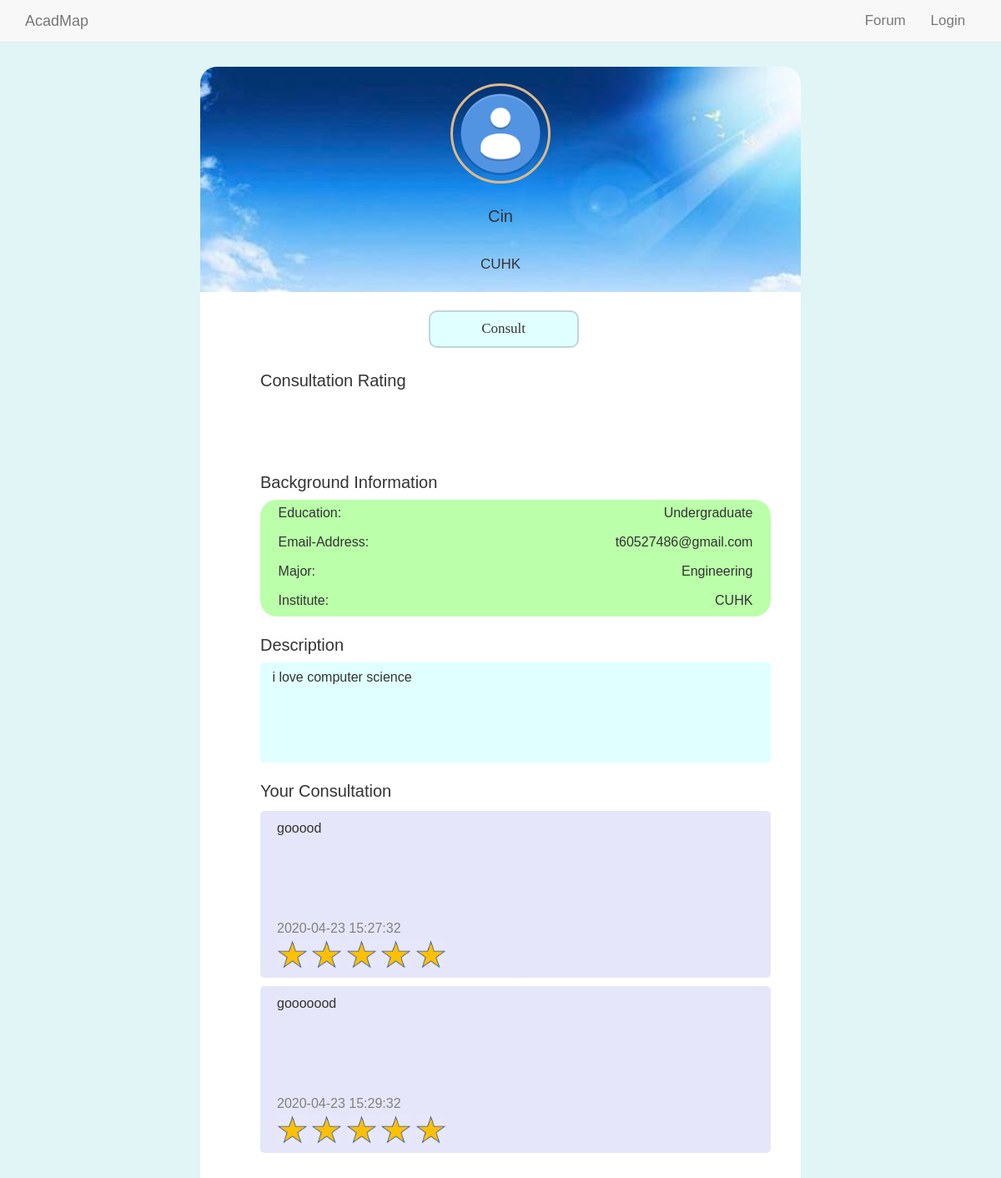
Page /forum_related/othersprofile.php?uid=7 on the committed database.
### tables this page shows
CREATE TABLE `user_profile` (
  `user_id` int(8) UNSIGNED NOT NULL,
  `username` varchar(16) NOT NULL,
  `personal_picture` varchar(200) DEFAULT NULL,
  `education_level` varchar(64) NOT NULL,
  `personal_description` text NOT NULL,
  `major` varchar(120) NOT NULL,
  `user_level` varchar(15) NOT NULL DEFAULT 'member',
  `institute` varchar(40) DEFAULT NULL,
  `consult_rating` double NOT NULL DEFAULT 0,
  `cvv` int(3) DEFAULT NULL,
  `expire_yr` int(4) DEFAULT NULL,
  `expire_mth` int(2) DEFAULT NULL,
  `cardnumber` varchar(17) DEFAULT NULL,
  `cardname` varchar(20) DEFAULT NULL
);

CREATE TABLE `user` (
  `user_id` int(8) UNSIGNED NOT NULL,
  `username` varchar(16) NOT NULL,
  `password` varchar(16) NOT NULL,
  `verify_code` varchar(8) NOT NULL DEFAULT 'pokemon!',
  `email_address` varchar(320) NOT NULL
);

CREATE TABLE `consultation_comment` (
  `user_id` int(8) NOT NULL,
  `author_id` int(8) NOT NULL,
  `score` int(1) NOT NULL,
  `comments` text NOT NULL,
  `comment_date` timestamp NOT NULL DEFAULT current_timestamp()
);

### forum_related/othersprofile.php (the view, shortened to what this page needs)
<!DOCTYPE html>
<html>
<head>
  <link rel="stylesheet" href="../css/bootstrap.min.css">
  <link rel="stylesheet" href="../css/main.css">
    <link rel="stylesheet" href="../css/post.css">
  <link rel="stylesheet" href="../css/profile.css">
	</head>
	<body>
		<div style="background-color: #e1f5f7">
		<div class="space1"></div>
		<?php
			include("../navbar.php");
			$uid = $_GET['uid'];
			$servername = "localhost";
			$username = "root";
			$password = "";
			$conn = new mysqli($servername, $username, $password, 'AcadMap');
			$commentsql = "SELECT * FROM user_profile WHERE user_id=$uid";
			$commentResult = mysqli_query($conn,$commentsql);
			$Commentinfo = mysqli_fetch_array($commentResult);
			echo "<div class='top1'><div class='circle1'></div>
				<div class='username1'>".$Commentinfo['username']."</div>
				<div class='institute1'>".$Commentinfo['institute']."</div>
				</div>";
		?>
		<div class="content1">
			<?php
				  if(isset($_SESSION["signed_in"])){
					  echo '<form id="myBtn" action="buildcroom.php" class="form-container">
								<input class="consult1"  type="submit" value="Consult">
							</form>';
				  }
				  else{
						echo '<input class="consult1" type="submit" value="Consult" disabled>';
				  }
			?>
			<div class="rank1">
				Consultation Rating
			</div>
			<?php
				$starsql = "SELECT consult_rating FROM user_profile WHERE user_id=$uid";
				$starResult = mysqli_query($conn,$starsql);
				$starinfo = mysqli_fetch_array($starResult);
				if($starinfo['consult_rating']>4){
					echo '<div class="ratings11"></div>
					<div class="ratings11 ratings2"></div>
					<div class="ratings11 ratings3"></div>
					<div class="ratings11 ratings4"></div>
					<div class="ratings11 ratings5"></div>';
				}
			?>
			<div class="bac-info1">Background Information</div>
				<?php
					$sql = "SELECT * FROM user WHERE user_id=$uid";
					$Result = mysqli_query($conn,$sql);
					$info = mysqli_fetch_array($Result);
					echo '<div class="status1" >
							Education:<div class="education1">'.$Commentinfo['education_level'].'</div>
						</div>
						<div class="email2" >Email-Address:
							<div class="email1">'.$info['email_address'].'</div>
						</div>
						<div class="major2" >Major:
							<div class="major1">'.$Commentinfo['major'].'</div>
						</div>
						<div class="user_status1">Institute:
							<div class="user_status2">'.$Commentinfo['institute'].'</div>
						</div>';
				?>
			<div class="des1">Description</div>
			<div rows="3" cols="10" class="description1">
			<?php
					echo $Commentinfo['personal_description'];
			?>
			</div>
			<div class="con1">
				Your Consultation
			</div>
			<?php
				$sql = "SELECT * FROM consultation_comment WHERE user_id=$uid";
				$Result = mysqli_query($conn,$sql);
				$col = mysqli_num_rows($Result);
				for ($x = 0; $x < $col; $x++) {
					$info = mysqli_fetch_array($Result);
					if($info['score']==0){
						echo '<div class="consultation_content1">
						<div style="margin:10px"><div style="padding:10px">
							<div class="text1">'.$info['comments'].'</div>
							<div class="day1">'.$info['comment_date'].'<br>
								<div class="star1"></div>
								<div class="star1"></div>
								<div class="star1"></div>
								<div class="star1"></div>
								<div class="star1"></div>
							</div></div>
						</div>
					  </div>';
					}
					else{
						echo '<div class="consultation_content1">
						<div style="margin:10px"><div style="padding:10px">
							<div class="text1">'.$info['comments'].'</div>
							<div class="day1">'.$info['comment_date'].'<br>
								<div class="star_s"></div>
								<div class="star_s"></div>
								<div class="star_s"></div>
								<div class="star_s"></div>
								<div class="star_s"></div>
							</div></div>
						</div>
					  </div>';
					}
				}
			?>
			<div class="space1"></div>
	</body>
</html>

### css/main.css (style rules this page uses)
body { padding-top: 50px; }

### css/post.css (style rules this page uses)
body { margin: 0; font-size: 17px; font-family: Arial, Helvetica, sans-serif; }
.content1 { padding: 0; margin: 2px auto 2px auto; width: 90%; }

### css/profile.css (style rules this page uses)
* { margin:0; padding:0; }
html { background-color: #98f5ff; }
.top1 { width:60%; height:270px; margin:0 auto; padding:20px 0; border-top-left-radius: 20px; border-top-right-radius: 20px; background-image: url(../assets/profile_bac.jpg); background-size: cover; }
.circle1 { width:120px; height:120px; border-radius: 60px; border-style: solid; border-color: burlywood; margin:0 auto; background-image: url(../assets/avatar.png); background-size: cover; }
.username1 { height:50px; margin:25px auto 10px; text-align: center; font-size: 20px; }
.institute1 { width:300px; height:50px; margin:0 auto; text-align: center; }
.content1 { width: 60%; margin:0 auto; background-color: white; }
.consult1 { display:inline-block; width: 25%; height:45px; margin-left:38%; margin-top:3%; font-size:17px; border-radius: 10px; border-style: solid; background-color: #e0ffff; font-family:Cooper Black; }
.rank1 { margin-left:10%; margin-top:25px; font-size: 20px; }
.ratings11 { display:inline-block; margin-top:7px; margin-left:10%; width:57px; height:55px; background-size: cover; background-image: url(../assets/yellow-star.png); }
.bac-info1 { margin-left:10%; margin-top:25px; font-size: 20px; margin-bottom: 6px; }
.status1,.email2,.major2,.user_status1 { display: inline-block; margin-left:10%; background-color: #bfa; width:85%; height: 35px; border-style: none; border-width: 0.5px; border-color: #0bf; font-size:16px; padding:0 3%; padding-top: 5px; vertical-align: center; }
.education1,.email1,.major1,.user_status2 { float:right; }
.status1 { border-top-left-radius: 20px; border-top-right-radius: 20px; }
.user_status1 { border-bottom-left-radius: 20px; border-bottom-right-radius: 20px; }
.des1 { margin-left:10%; font-size: 20px; margin-top:20px; }
.description1 { width:85%; height:120px; margin-left:10%; margin-top:6px; font-size: 16px; border-color: gray; padding:1% 2%; border-radius: 5px; background-color: #e0ffff; }
.con1 { margin-left:10%; font-size: 20px; margin-top:20px; }
.consultation_content1 { margin-left:10%; margin-top:6px; width:85%; position: relative; height:200px; border-radius: 5px; background-color: #e6e6fa; }
.text1 { width:100%; height:50%; background-color: #e6e6fa; font-size: 16px; border-style: none; border-radius: 20px; }
.day1 { display:inline-block; width:50%; height:35%; color: grey;; position: absolute; bottom: 0px; background-color: #e6e6fa; font-size: 16px; border-radius: 20px; }
.star_s { display:inline-block; background-size: cover; background-image: url(../assets/yellow-star1.png); width:37px; height:37px; }
.space1 { height:30px; }

### rows in the picture
user_profile: username "Cin", institute "CUHK", education_level "Undergraduate", major "Engineering", personal_description "i love computer science"
user: email_address "t60527486@gmail.com"
consultation_comment: comments "gooood", comment_date "2020-04-23 15:27:32"
consultation_comment: comments "gooooood", comment_date "2020-04-23 15:29:32"
